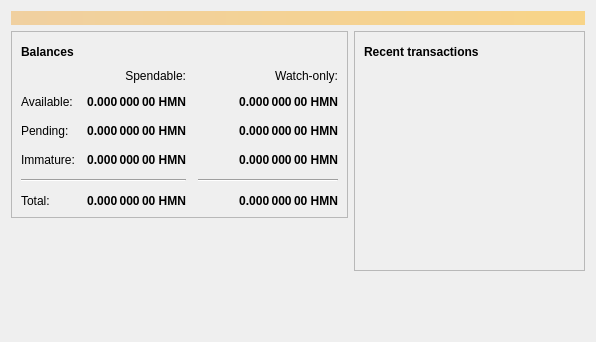
<?xml version="1.0" encoding="UTF-8"?>
<ui version="4.0">
 <class>OverviewPage</class>
 <widget class="QWidget" name="OverviewPage">
  <property name="geometry">
   <rect>
    <x>0</x>
    <y>0</y>
    <width>596</width>
    <height>342</height>
   </rect>
  </property>
  <property name="windowTitle">
   <string>Form</string>
  </property>
  <layout class="QVBoxLayout" name="topLayout">
   <item>
    <widget class="QLabel" name="labelAlerts">
     <property name="visible">
      <bool>false</bool>
     </property>
     <property name="styleSheet">
      <string notr="true">QLabel { background-color: qlineargradient(x1: 0, y1: 0, x2: 1, y2: 0, stop:0 #F0D0A0, stop:1 #F8D488); color:#000000; }</string>
     </property>
     <property name="wordWrap">
      <bool>true</bool>
     </property>
     <property name="margin">
      <number>3</number>
     </property>
     <property name="textInteractionFlags">
      <set>Qt::TextSelectableByMouse</set>
     </property>
    </widget>
   </item>
   <item>
    <layout class="QHBoxLayout" name="horizontalLayout" stretch="1,1">
     <item>
      <layout class="QVBoxLayout" name="verticalLayout_2">
       <item>
        <widget class="QFrame" name="frame">
         <property name="frameShape">
          <enum>QFrame::StyledPanel</enum>
         </property>
         <property name="frameShadow">
          <enum>QFrame::Raised</enum>
         </property>
         <layout class="QVBoxLayout" name="verticalLayout_4">
          <item>
           <layout class="QHBoxLayout" name="horizontalLayout_4">
            <item>
             <widget class="QLabel" name="label_5">
              <property name="font">
               <font>
                <weight>75</weight>
                <bold>true</bold>
               </font>
              </property>
              <property name="text">
               <string>Balances</string>
              </property>
             </widget>
            </item>
            <item>
             <widget class="QPushButton" name="labelWalletStatus">
              <property name="enabled">
               <bool>true</bool>
              </property>
              <property name="maximumSize">
               <size>
                <width>30</width>
                <height>16777215</height>
               </size>
              </property>
              <property name="toolTip">
               <string>The displayed information may be out of date. Your wallet automatically synchronizes with the Hostmasternode network after a connection is established, but this process has not completed yet.</string>
              </property>
              <property name="text">
               <string/>
              </property>
              <property name="icon">
               <iconset resource="../bitcoin.qrc">
                <normaloff>:/icons/warning</normaloff>
                <disabledoff>:/icons/warning</disabledoff>:/icons/warning</iconset>
              </property>
              <property name="iconSize">
               <size>
                <width>24</width>
                <height>24</height>
               </size>
              </property>
              <property name="flat">
               <bool>true</bool>
              </property>
             </widget>
            </item>
            <item>
             <spacer name="horizontalSpacer_3">
              <property name="orientation">
               <enum>Qt::Horizontal</enum>
              </property>
              <property name="sizeHint" stdset="0">
               <size>
                <width>40</width>
                <height>20</height>
               </size>
              </property>
             </spacer>
            </item>
           </layout>
          </item>
          <item>
           <layout class="QGridLayout" name="gridLayout">
            <property name="spacing">
             <number>12</number>
            </property>
            <item row="2" column="2">
             <widget class="QLabel" name="labelWatchPending">
              <property name="font">
               <font>
                <weight>75</weight>
                <bold>true</bold>
               </font>
              </property>
              <property name="cursor">
               <cursorShape>IBeamCursor</cursorShape>
              </property>
              <property name="toolTip">
               <string>Unconfirmed transactions to watch-only addresses</string>
              </property>
              <property name="text">
               <string notr="true">0.000 000 00 HMN</string>
              </property>
              <property name="alignment">
               <set>Qt::AlignRight|Qt::AlignTrailing|Qt::AlignVCenter</set>
              </property>
              <property name="textInteractionFlags">
               <set>Qt::LinksAccessibleByMouse|Qt::TextSelectableByKeyboard|Qt::TextSelectableByMouse</set>
              </property>
             </widget>
            </item>
            <item row="2" column="1">
             <widget class="QLabel" name="labelUnconfirmed">
              <property name="font">
               <font>
                <weight>75</weight>
                <bold>true</bold>
               </font>
              </property>
              <property name="cursor">
               <cursorShape>IBeamCursor</cursorShape>
              </property>
              <property name="toolTip">
               <string>Total of transactions that have yet to be confirmed, and do not yet count toward the spendable balance</string>
              </property>
              <property name="text">
               <string notr="true">0.000 000 00 HMN</string>
              </property>
              <property name="alignment">
               <set>Qt::AlignRight|Qt::AlignTrailing|Qt::AlignVCenter</set>
              </property>
              <property name="textInteractionFlags">
               <set>Qt::LinksAccessibleByMouse|Qt::TextSelectableByKeyboard|Qt::TextSelectableByMouse</set>
              </property>
             </widget>
            </item>
            <item row="3" column="2">
             <widget class="QLabel" name="labelWatchImmature">
              <property name="font">
               <font>
                <weight>75</weight>
                <bold>true</bold>
               </font>
              </property>
              <property name="cursor">
               <cursorShape>IBeamCursor</cursorShape>
              </property>
              <property name="toolTip">
               <string>Mined balance in watch-only addresses that has not yet matured</string>
              </property>
              <property name="text">
               <string notr="true">0.000 000 00 HMN</string>
              </property>
              <property name="alignment">
               <set>Qt::AlignRight|Qt::AlignTrailing|Qt::AlignVCenter</set>
              </property>
              <property name="textInteractionFlags">
               <set>Qt::LinksAccessibleByMouse|Qt::TextSelectableByKeyboard|Qt::TextSelectableByMouse</set>
              </property>
             </widget>
            </item>
            <item row="4" column="0" colspan="2">
             <widget class="Line" name="line">
              <property name="orientation">
               <enum>Qt::Horizontal</enum>
              </property>
             </widget>
            </item>
            <item row="4" column="2">
             <widget class="Line" name="lineWatchBalance">
              <property name="sizePolicy">
               <sizepolicy hsizetype="Preferred" vsizetype="Fixed">
                <horstretch>0</horstretch>
                <verstretch>0</verstretch>
               </sizepolicy>
              </property>
              <property name="minimumSize">
               <size>
                <width>140</width>
                <height>0</height>
               </size>
              </property>
              <property name="orientation">
               <enum>Qt::Horizontal</enum>
              </property>
             </widget>
            </item>
            <item row="5" column="0">
             <widget class="QLabel" name="labelTotalText">
              <property name="text">
               <string>Total:</string>
              </property>
             </widget>
            </item>
            <item row="3" column="1">
             <widget class="QLabel" name="labelImmature">
              <property name="font">
               <font>
                <weight>75</weight>
                <bold>true</bold>
               </font>
              </property>
              <property name="cursor">
               <cursorShape>IBeamCursor</cursorShape>
              </property>
              <property name="toolTip">
               <string>Mined balance that has not yet matured</string>
              </property>
              <property name="text">
               <string notr="true">0.000 000 00 HMN</string>
              </property>
              <property name="alignment">
               <set>Qt::AlignRight|Qt::AlignTrailing|Qt::AlignVCenter</set>
              </property>
              <property name="textInteractionFlags">
               <set>Qt::LinksAccessibleByMouse|Qt::TextSelectableByKeyboard|Qt::TextSelectableByMouse</set>
              </property>
             </widget>
            </item>
            <item row="2" column="3">
             <spacer name="horizontalSpacer_2">
              <property name="orientation">
               <enum>Qt::Horizontal</enum>
              </property>
              <property name="sizeHint" stdset="0">
               <size>
                <width>40</width>
                <height>20</height>
               </size>
              </property>
             </spacer>
            </item>
            <item row="3" column="0">
             <widget class="QLabel" name="labelImmatureText">
              <property name="text">
               <string>Immature:</string>
              </property>
             </widget>
            </item>
            <item row="5" column="1">
             <widget class="QLabel" name="labelTotal">
              <property name="font">
               <font>
                <weight>75</weight>
                <bold>true</bold>
               </font>
              </property>
              <property name="cursor">
               <cursorShape>IBeamCursor</cursorShape>
              </property>
              <property name="toolTip">
               <string>Your current total balance</string>
              </property>
              <property name="text">
               <string notr="true">0.000 000 00 HMN</string>
              </property>
              <property name="alignment">
               <set>Qt::AlignRight|Qt::AlignTrailing|Qt::AlignVCenter</set>
              </property>
              <property name="textInteractionFlags">
               <set>Qt::LinksAccessibleByMouse|Qt::TextSelectableByKeyboard|Qt::TextSelectableByMouse</set>
              </property>
             </widget>
            </item>
            <item row="5" column="2">
             <widget class="QLabel" name="labelWatchTotal">
              <property name="font">
               <font>
                <weight>75</weight>
                <bold>true</bold>
               </font>
              </property>
              <property name="cursor">
               <cursorShape>IBeamCursor</cursorShape>
              </property>
              <property name="toolTip">
               <string>Current total balance in watch-only addresses</string>
              </property>
              <property name="text">
               <string notr="true">0.000 000 00 HMN</string>
              </property>
              <property name="alignment">
               <set>Qt::AlignRight|Qt::AlignTrailing|Qt::AlignVCenter</set>
              </property>
              <property name="textInteractionFlags">
               <set>Qt::LinksAccessibleByMouse|Qt::TextSelectableByKeyboard|Qt::TextSelectableByMouse</set>
              </property>
             </widget>
            </item>
            <item row="0" column="2">
             <widget class="QLabel" name="labelWatchonly">
              <property name="text">
               <string>Watch-only:</string>
              </property>
              <property name="alignment">
               <set>Qt::AlignRight|Qt::AlignTrailing|Qt::AlignVCenter</set>
              </property>
             </widget>
            </item>
            <item row="1" column="0">
             <widget class="QLabel" name="labelBalanceText">
              <property name="text">
               <string>Available:</string>
              </property>
             </widget>
            </item>
            <item row="1" column="1">
             <widget class="QLabel" name="labelBalance">
              <property name="font">
               <font>
                <weight>75</weight>
                <bold>true</bold>
               </font>
              </property>
              <property name="cursor">
               <cursorShape>IBeamCursor</cursorShape>
              </property>
              <property name="toolTip">
               <string>Your current spendable balance</string>
              </property>
              <property name="text">
               <string notr="true">0.000 000 00 HMN</string>
              </property>
              <property name="alignment">
               <set>Qt::AlignRight|Qt::AlignTrailing|Qt::AlignVCenter</set>
              </property>
              <property name="textInteractionFlags">
               <set>Qt::LinksAccessibleByMouse|Qt::TextSelectableByKeyboard|Qt::TextSelectableByMouse</set>
              </property>
             </widget>
            </item>
            <item row="1" column="2">
             <widget class="QLabel" name="labelWatchAvailable">
              <property name="font">
               <font>
                <weight>75</weight>
                <bold>true</bold>
               </font>
              </property>
              <property name="cursor">
               <cursorShape>IBeamCursor</cursorShape>
              </property>
              <property name="toolTip">
               <string>Your current balance in watch-only addresses</string>
              </property>
              <property name="text">
               <string notr="true">0.000 000 00 HMN</string>
              </property>
              <property name="alignment">
               <set>Qt::AlignRight|Qt::AlignTrailing|Qt::AlignVCenter</set>
              </property>
              <property name="textInteractionFlags">
               <set>Qt::LinksAccessibleByMouse|Qt::TextSelectableByKeyboard|Qt::TextSelectableByMouse</set>
              </property>
             </widget>
            </item>
            <item row="2" column="0">
             <widget class="QLabel" name="labelPendingText">
              <property name="text">
               <string>Pending:</string>
              </property>
             </widget>
            </item>
            <item row="0" column="1">
             <widget class="QLabel" name="labelSpendable">
              <property name="text">
               <string>Spendable:</string>
              </property>
              <property name="alignment">
               <set>Qt::AlignRight|Qt::AlignTrailing|Qt::AlignVCenter</set>
              </property>
             </widget>
            </item>
           </layout>
          </item>
         </layout>
        </widget>
       </item>
       <item>
        <spacer name="verticalSpacer">
         <property name="orientation">
          <enum>Qt::Vertical</enum>
         </property>
         <property name="sizeHint" stdset="0">
          <size>
           <width>20</width>
           <height>40</height>
          </size>
         </property>
        </spacer>
       </item>
      </layout>
     </item>
     <item>
      <layout class="QVBoxLayout" name="verticalLayout_3">
       <item>
        <widget class="QFrame" name="frame_2">
         <property name="frameShape">
          <enum>QFrame::StyledPanel</enum>
         </property>
         <property name="frameShadow">
          <enum>QFrame::Raised</enum>
         </property>
         <layout class="QVBoxLayout" name="verticalLayout">
          <item>
           <layout class="QHBoxLayout" name="horizontalLayout_2">
            <item>
             <widget class="QLabel" name="label_4">
              <property name="font">
               <font>
                <weight>75</weight>
                <bold>true</bold>
               </font>
              </property>
              <property name="text">
               <string>Recent transactions</string>
              </property>
             </widget>
            </item>
            <item>
             <widget class="QPushButton" name="labelTransactionsStatus">
              <property name="enabled">
               <bool>true</bool>
              </property>
              <property name="maximumSize">
               <size>
                <width>30</width>
                <height>16777215</height>
               </size>
              </property>
              <property name="toolTip">
               <string>The displayed information may be out of date. Your wallet automatically synchronizes with the Hostmasternode network after a connection is established, but this process has not completed yet.</string>
              </property>
              <property name="text">
               <string/>
              </property>
              <property name="icon">
               <iconset resource="../bitcoin.qrc">
                <normaloff>:/icons/warning</normaloff>
                <disabledoff>:/icons/warning</disabledoff>:/icons/warning</iconset>
              </property>
              <property name="iconSize">
               <size>
                <width>24</width>
                <height>24</height>
               </size>
              </property>
              <property name="flat">
               <bool>true</bool>
              </property>
             </widget>
            </item>
            <item>
             <spacer name="horizontalSpacer">
              <property name="orientation">
               <enum>Qt::Horizontal</enum>
              </property>
              <property name="sizeHint" stdset="0">
               <size>
                <width>40</width>
                <height>20</height>
               </size>
              </property>
             </spacer>
            </item>
           </layout>
          </item>
          <item>
           <widget class="QListView" name="listTransactions">
            <property name="styleSheet">
             <string notr="true">QListView { background: transparent; }</string>
            </property>
            <property name="frameShape">
             <enum>QFrame::NoFrame</enum>
            </property>
            <property name="verticalScrollBarPolicy">
             <enum>Qt::ScrollBarAlwaysOff</enum>
            </property>
            <property name="horizontalScrollBarPolicy">
             <enum>Qt::ScrollBarAlwaysOff</enum>
            </property>
            <property name="selectionMode">
             <enum>QAbstractItemView::NoSelection</enum>
            </property>
           </widget>
          </item>
         </layout>
        </widget>
       </item>
       <item>
        <spacer name="verticalSpacer_2">
         <property name="orientation">
          <enum>Qt::Vertical</enum>
         </property>
         <property name="sizeHint" stdset="0">
          <size>
           <width>20</width>
           <height>40</height>
          </size>
         </property>
        </spacer>
       </item>
      </layout>
     </item>
    </layout>
   </item>
  </layout>
 </widget>
 <resources/>
 <connections/>
</ui>
